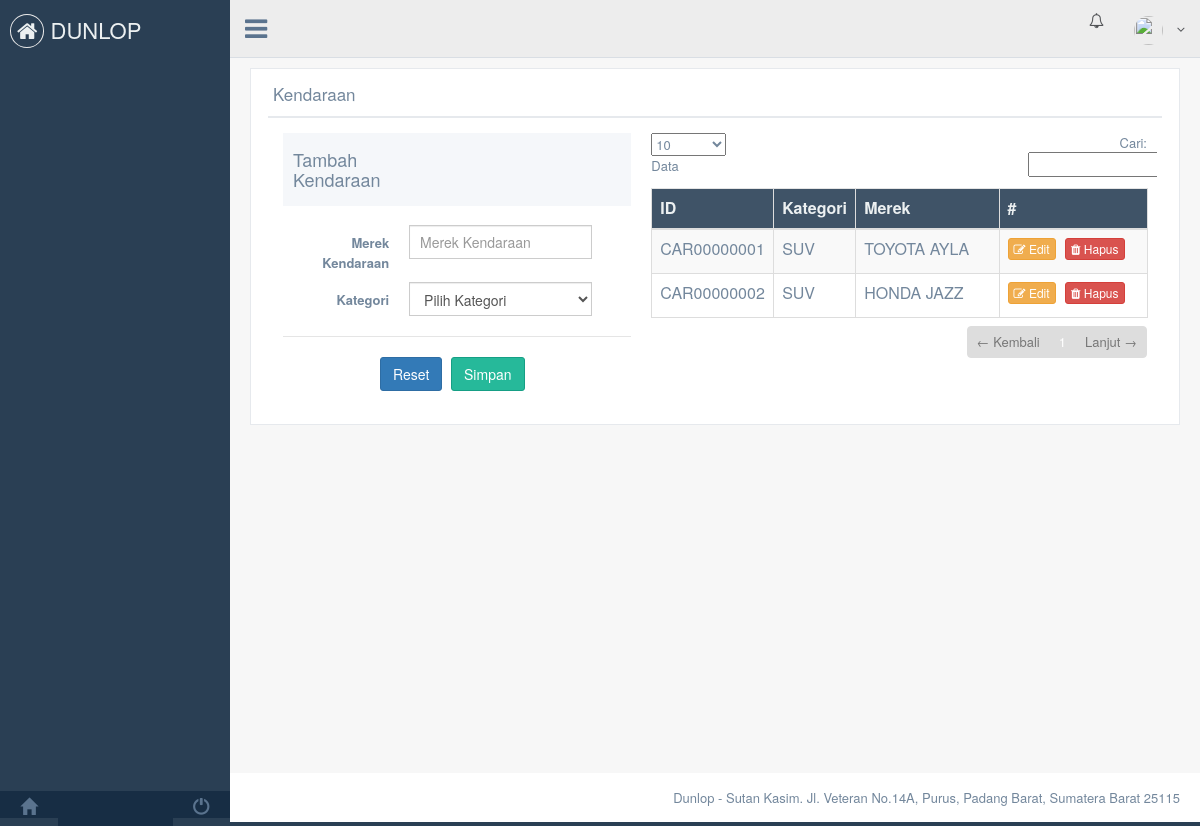
/sistem/kendaraan.php, run on the app's committed database.
### tables this page shows
CREATE TABLE IF NOT EXISTS `kendaraan` (
  `id_kendaraan` varchar(11) NOT NULL,
  `id_kategori` varchar(6) NOT NULL,
  `nama_kendaraan` varchar(100) NOT NULL,
  PRIMARY KEY (`id_kendaraan`)
);

CREATE TABLE IF NOT EXISTS `kategori` (
  `id_kategori` varchar(6) NOT NULL,
  `kategori` varchar(100) NOT NULL,
  PRIMARY KEY (`id_kategori`)
);

### sistem/kendaraan.php (the view, shortened to what this page needs)
    <link href="../vendors/bootstrap/dist/css/bootstrap.min.css" rel="stylesheet">
    <link href="../vendors/font-awesome/css/font-awesome.min.css" rel="stylesheet">
    <link href="../vendors/nprogress/nprogress.css" rel="stylesheet">
    <link href="../vendors/bootstrap-daterangepicker/daterangepicker.css" rel="stylesheet">
    <link href="../build/css/custom.min.css" rel="stylesheet">
    <link href="../vendors/datatables/dataTables.bootstrap.css" rel="stylesheet" type="text/css" />
  </head>
  <body class="nav-md">
    <div class="container body">
      <div class="main_container">
      <?php
		include_once "sidebar.php";
		include_once "topbar.php";
	  ?>
        <div class="right_col" role="main">
          <div class="">
            <div class="row">
              <div class="col-md-12 col-sm-12 col-xs-12">
                <div class="x_panel">
                  <div class="x_title">
                    <h2>Kendaraan</h2>
                    <div class="clearfix"></div>
                  </div>
                  <div class="x_content">
                    <div class="col-md-5 col-sm-5 col-xs-12">
                      <div class="profile_title">
                        <div class="col-md-6">
                          <h2>Tambah Kendaraan</h2>
                        </div>
                      </div>
                      <br>
                        <form name="forminput" method="post" enctype="multipart/form-data" class="form-horizontal form-label-left">
                          <div class="form-group">
                            <label class="control-label col-md-4 col-sm-3 col-xs-12" for="inputKendaraan">Merek Kendaraan
                            </label>
                            <div class="col-md-7 col-sm-7 col-xs-12">
                              <input name="inputKendaraan" type="text" autofocus required class="form-control col-md-7 col-xs-12" id="inputKendaraan" placeholder="Merek Kendaraan" title="Merek Kendaraan" size="100">
                            </div>
                          </div>
                          <div class="form-group">
                            <label class="control-label col-md-4 col-sm-3 col-xs-12" for="inputKategori">Kategori
                            </label>
                            <div class="col-md-7 col-sm-7 col-xs-12">
                              <select name="inputKategori" autofocus required class="form-control col-md-7 col-xs-12" id="inputKategori" title="Nama Kategori">
                                <option value=""> Pilih Kategori</option>
                              </select>
                            </div>
                          </div>
                          <div class="ln_solid"></div>
                          <div class="form-group">
                            <div class="col-md-8 col-sm-8 col-xs-12 col-md-offset-3">
                              <button class="btn btn-primary" type="reset">Reset</button>
                              <button type="submit" name="btnsimpan" class="btn btn-success">Simpan</button>
                            </div>
                          </div>
                        </form>
                      </div>
                    <div class="col-md-7 col-sm-7 col-xs-12">
                        <table id="data-tabel" class="table jambo_table table-striped table-bordered bulk_action">
                          <thead>
                            <tr>
                              <th width="10%">ID</th>
                              <th width="15%">Kategori</th>
                              <th>Merek</th>
                              <th width="30%">#</th>
                            </tr>
                          </thead>
                          <tbody>
                            <?php
                            $sql 	= "SELECT * FROM kendaraan JOIN kategori ON kendaraan.id_kategori = kategori.id_kategori ORDER BY kategori.kategori ASC";
                            $query 	= mysql_query($sql,$server);
                            while ($data	= mysql_fetch_array($query)){
                            $id		= $data['id_kendaraan'];
                            $nama	= $data['nama_kendaraan'];
                            $kategori= $data['kategori'];
                            ?>
                            <tr>
                              <td><?php echo $id?></td>
                              <td><?php echo $kategori?></td>
                              <td><?php echo $nama?></td>
                              <td>
                              <a href="?page=update-kendaraan&id=<?php echo $id?>" title="Edit" class="btn btn-warning btn-xs"><i class="fa fa-edit"></i> Edit</a>
                              <a href="?page=hapus-kendaraan&id=<?php echo $id?>" title="Hapus" onClick="return confirm('Yakin ingin menghapus kendaraan &quot;<?php echo $nama?>&quot; ?')" class="btn btn-danger btn-xs"><i class="fa fa-trash"></i> Hapus</a>
                              </td>
                            </tr>
                            <?php } ?>
                          </tbody>
                        </table>
                    </div>
                  </div>
                </div>
              </div>
            </div>
          </div>
        </div>
        <?php include "../lib/footer.php";?>
      </div>
    </div>
  </body>
</html>

### data on the page
kendaraan: id_kendaraan "CAR00000001", id_kategori.kategori "SUV", nama_kendaraan "TOYOTA AYLA"
kendaraan: id_kendaraan "CAR00000002", id_kategori.kategori "SUV", nama_kendaraan "HONDA JAZZ"
